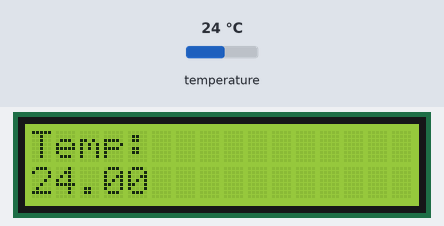
Recording of a sketch running on a simulated Arduino Uno, built with avr-gcc and run on an emulated ATmega328P. On the bench: 16×2 character LCD. Inputs (shaded band) come from the test bench; at power-on: temperature 24 °C.

Above: at 1.2 s.
1.3 s: temperature set to 12 °C
At 3.0 s:
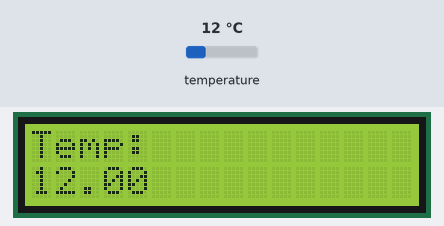
3.3 s: temperature set to 19 °C
At 4.8 s:
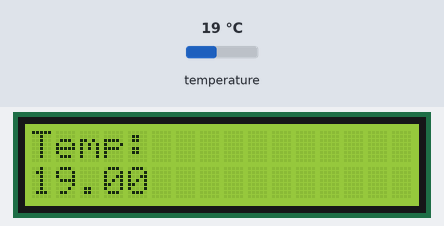
5.4 s: temperature set to 28 °C
At 6.5 s:
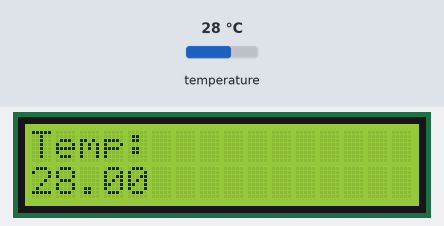
Timing chart, 0 to 8.4 s (numbered marks = the images above; inputs shaded):
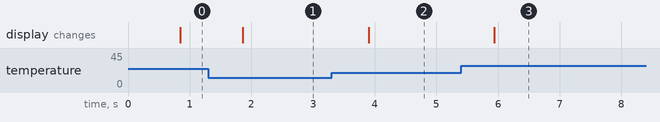

Measured:
- after the input at 1.3 s, the display: changes after 0.56 s (image 1)
- after the input at 3.3 s, the display: changes after 0.60 s (image 2)
- after the input at 5.4 s, the display: changes after 0.54 s (image 3)

The sketch:

sensor_temperature_LCD.ino
```cpp
#include <OneWire.h> // https://github.com/PaulStoffregen/OneWire
#include <DallasTemperature.h> // https://github.com/milesburton/Arduino-Temperature-Control-Library
#include <LiquidCrystal.h>

// Declaration of the input pin which is connected with the sensor module
#define KY001_Signal_PIN 2

LiquidCrystal lcd(12, 11, 10, 9, 8, 7);

// libraries configuration
OneWire oneWire(KY001_Signal_PIN);
DallasTemperature sensors(&oneWire);

void setup() {
  lcd.begin(16, 2); // set up the LCD's number of columns and rows:
  Serial.begin(9600); // Starts the serial communication
  sensors.begin(); // sensor will be initialized
}

void loop() {
  // temperature measurment will be started.
  sensors.requestTemperatures();

  lcd.clear();
  lcd.setCursor(0, 0);
  lcd.print("Temp:");
  lcd.setCursor(0, 1);
  lcd.print(sensors.getTempCByIndex(0));
//  Serial.write(176); // UniCode of the char-symbol "°-Symbol"
//  Serial.println("C");

  delay(250);
}
```
